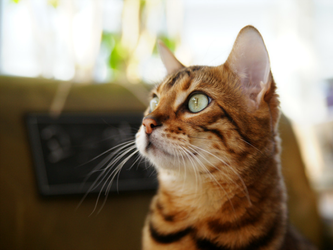
#> input picture openCV/cat.bmp, 333 x 250 px, shrunk from 640 x 480 before the run
$ jupyter execute 'Ch_1_OpenCV_시작.ipynb'
#> lines starting #> are read from the running program, lines starting #| are printed output that depends on the picture
# Opencv 참고자료
#### Opencv tutorials: https://docs.opencv.org/master/
#### http://opencv.org
#### http://answers.opencv.org/questions/

##### Amazon Go : https://youtu.be/NrmMk1Myrxc

# 1. OpenCV-python 시작하기

## OpenCV-python 설치

[cell 1]
# check opencv version: https://pypi.org

# ! pip install opencv-python
# ! pip install opencv-python==ver

import sys
import cv2

print('Hello, OpenCV', cv2.__version__)

[cell 2]
# img = cv2.imread('cat.bmp')
img = cv2.imread('cat.bmp', cv2.IMREAD_GRAYSCALE)
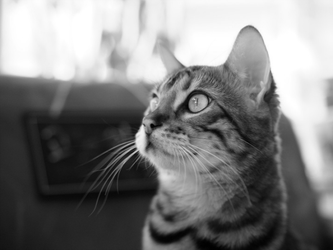
#> img: shape (250, 333); min 0, max 255, mean 127.8

if img is None:
    print('Image load failed')
    sys.exit()

[cell 3]
# cv2.namedWindow('Hello OpenCV')
cv2.imshow('Hello OpenCV', img)

# Keyboard 입력 (모든 키) 을 기다리는 동안 영상을 출력
cv2.waitKey()

# 키보드 입력을 받으면 화면에 나타난 모든 창을 닫음
cv2.destroyAllWindows()

## OpenCV 주요함수 설명

#### Opencv tutorials: https://docs.opencv.org/master/

[cell 4]
# cv2.imread(filename. flags = None) -> retval
# flags:
# cv2.IMREAD_COLOR: BGR color로 읽기
# cv2.IMREAD_GRAYSCALE: 그레이 color로 읽기
# cv2.IMREAD_UNCHAGED: 파일 속성대로 읽기

# retval: numpy.ndarray로 반환

[cell 5]
img = cv2.imread('cat.bmp') # 아무것도 안붙이면 칼라로 나옴
#> img is the input picture: shape (250, 333, 3); mean B, G, R 104.5, 125.6, 140.8
# img = cv2.imread('cat.bmp', cv2.IMREAD_GRAYSCALE)
# img = cv2.imread('cat.bmp', cv2.IMREAD_UNCHANGED)


if img is None:
    print('Image load failed')
    sys.exit()

cv2.namedWindow('Hello OpenCV')
cv2.imshow('Hello OpenCV', img)

# Keyboard 입력 (모든 키) 을 기다리는 동안 영상을 출력
cv2.waitKey()

# 키보드 입력을 받으면 화면에 나타난 모든 창을 닫음
cv2.destroyAllWindows()

### image 저장하기: cv2.imwrite()

[cell 6]
# cv2.imwrite(filename, img, params =None) -> retval


# filename: 저장할 파일 이름
# img: 저장할 자료 (numpy.ndarray)
# params: 파일저장 옵션
# retval: 성공 True, 실패 False

### 새창띄우기 : cv2.namedWindow()

[cell 7]
# cv2.namedWindow(winname, flags =None) -> None

# winname: 창 이름
# flags:
# cv2.WINDOW_NORMAL: 영상크기를 창 크기에 맞게 지정
# cv2.WINDOW_AUTOSIZE: 창크기를 영상 크기에 맞게 변경

### image 저장하기: cv2.imshow()

[cell 8]
# imshow(winname, mat) -> None?

# winname: 창 이름
# mat: numpy.ndarray (default = uint8)
# uint16, int32의 경우 255로 나누어서 출력
# float32, float64의 경우 0 ~1로 만든 후 행렬값에 255를 곱해서 출력

### 키보드 입력대기: cv2.waitKey()

[cell 9]
# waitKey([, delay]) -> retval
# delay: Delay in milliseconds. 0 is the special value that means "forever"

# retval

[cell 10]
# img = cv2.imread('cat.bmp')
img = cv2.imread('cat.bmp', cv2.IMREAD_GRAYSCALE)
# img = cv2.imread('cat.bmp', cv2.IMREAD_UNCHANGED)


if img is None:
    print('Image load failed')
    sys.exit()


######
# cv2.imwrite('cat_gray.png', img)
cv2.imwrite('cat_gray.jpeg', img)

cv2.namedWindow('Hello OpenCV', cv2.WINDOW_AUTOSIZE)
# cv2.namedWindow('Hello OpenCV', cv2.WINDOW_NORMAL)

cv2.imshow('Hello OpenCV', img)

# [7 lines of commented-out code are left out]

while True:
    if cv2.waitKey() == ord('q'):# q를 누르면 종료
#> (key q is pressed here)
        break


# 키보드 입력을 받으면 화면에 나타난 모든 창을 닫음
cv2.destroyAllWindows()

### matplotlib 라이브러리를 이용한 영상출력

[cell 11]
import matplotlib.pyplot as plt

[cell 12]
# img = cv2.imread('cat.bmp')
imgBGR = cv2.imread('cat.bmp', cv2.IMREAD_COLOR)
# img = cv2.imread('cat.bmp', cv2.IMREAD_UNCHANGED)


if img is None:
    print('Image load failed')
    sys.exit()


# BGR to RGB
imgRGB = cv2.cvtColor(imgBGR, cv2.COLOR_BGR2RGB)

## plt를 이용한 영상출력
plt.subplot(121), plt.imshow(imgBGR), plt.axis('off')
plt.subplot(122), plt.imshow(imgRGB), plt.axis('off')
plt.show()
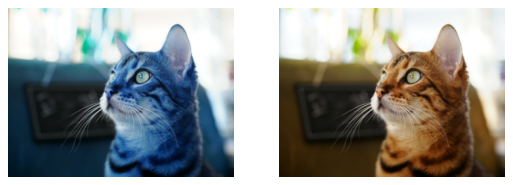
#> figure drawn by matplotlib, 2 panels; B, G, R data is drawn as R, G, B

[cell 13]
## gray scale 영상으로 출력
imgGray = cv2.imread('cat.bmp', cv2.IMREAD_GRAYSCALE)

# plt.imshow(imgGray, cmap='gray')
# plt.axis('off')
# plt.show()

## 두 개의 영상을 모두 출력
plt.subplot(121), plt.imshow(imgRGB), plt.axis('off')
plt.subplot(122), plt.imshow(imgGray, cmap = 'gray'), plt.axis('off')
plt.show()
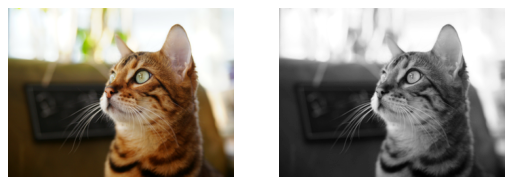
#> figure drawn by matplotlib, 2 panels

## 이미지 슬라이드쇼

[cell 14]
import sys
## Wild card
import glob
import cv2

img_files = glob.glob('./images/*.jpg')

for f in img_files:
    print(f)

# 전체 화면으로 'image' 창 생성
cv2.namedWindow('image', cv2.WINDOW_NORMAL)
cv2.setWindowProperty('image', cv2.WND_PROP_FULLSCREEN, cv2.WINDOW_FULLSCREEN)

cnt = len(img_files) # len = 5
idx = 0

while True:
    img = cv2.imread(img_files[idx])
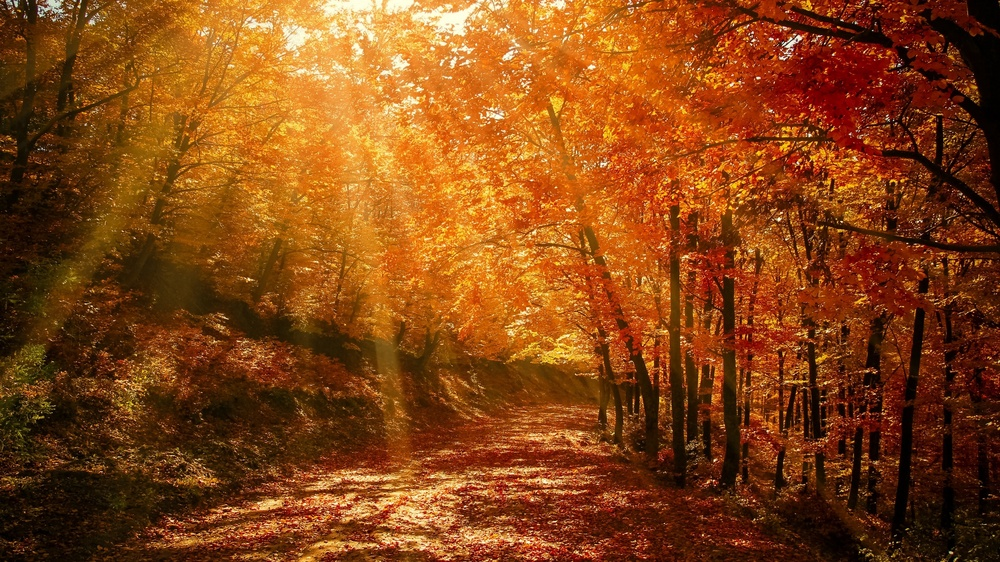
#> input picture openCV/images/autumn_forest_park_128379_1920x1080.jpg, 1000 x 562 px, shrunk from 1920 x 1080 before the run
#> img is the input picture: shape (562, 1000, 3); mean B, G, R 21.4, 68.8, 132.2

    cv2.imshow('image', img)

    if cv2.waitKey(1000) == 27: #ESC
#> (key q is pressed here)
        break

    idx += 1
    if idx >= cnt:
        idx = 0

cv2.destroyAllWindows()
